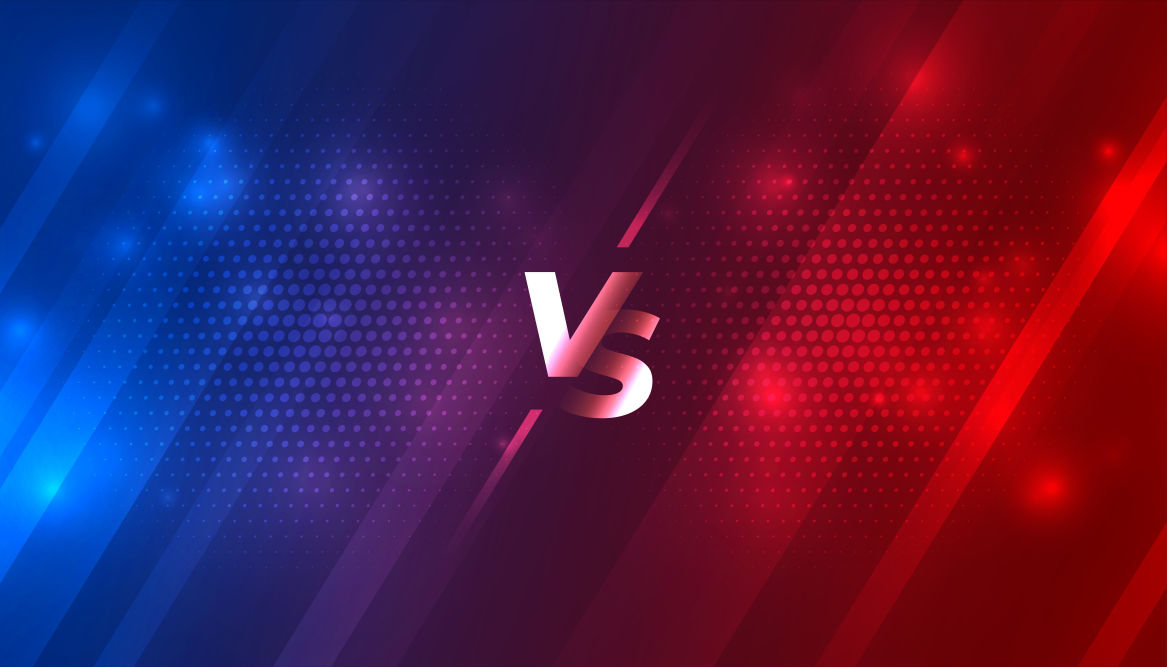
#> input picture Duo-battle-game/images/title.jpg, 7001 x 4001 px, given in place of the camera (shown at 1/6 size)
$ python 2_box.py
#> lines starting #> are read from the running program, lines starting #| are printed output that depends on the picture
import cv2
import numpy as np

thresh = 25
max_diff = 5

a, b, c = None, None, None

cap = cv2.VideoCapture(0)
cap.set(cv2.CAP_PROP_FRAME_WIDTH, 480)
cap.set(cv2.CAP_PROP_FRAME_HEIGHT, 320)

if cap.isOpened():
    ret, a = cap.read()
#> a is the input picture: shape (4001, 7001, 3); mean B, G, R 74.9, 27.6, 79.3
    ret, b = cap.read()
    while ret:
        ret, c = cap.read()
        draw = c.copy()
        if not ret:
            break

        a_gray = cv2.cvtColor(a, cv2.COLOR_BGR2GRAY)
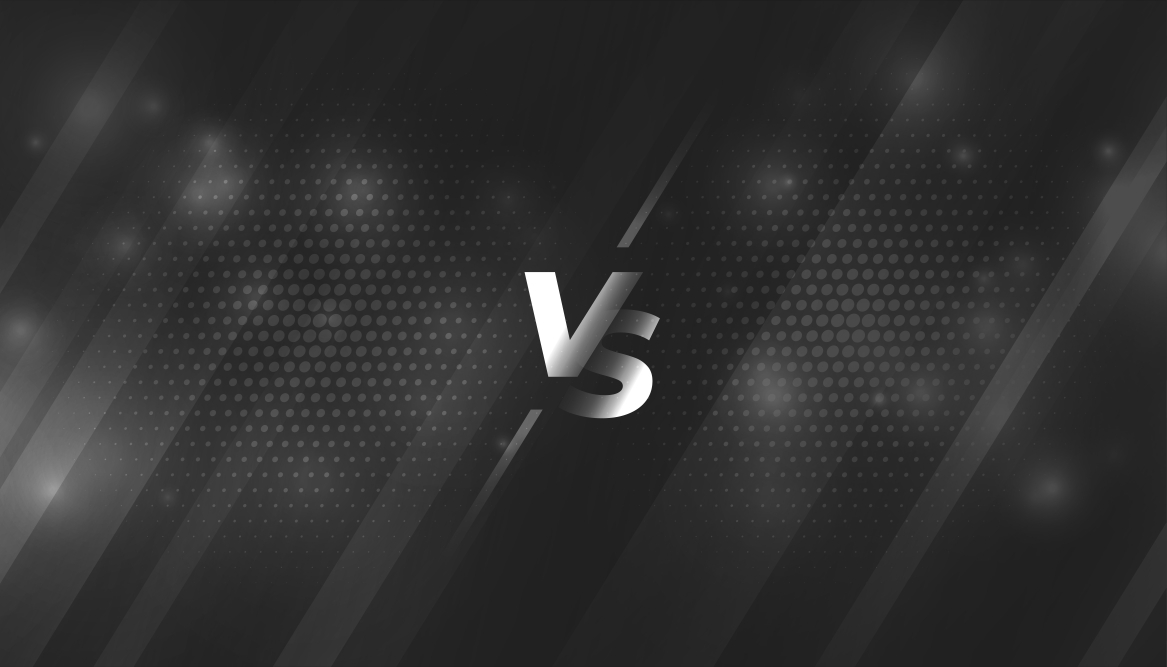
#> a_gray: shape (4001, 7001) (shown at 1/6 size); min 16, max 255, mean 48.4
        b_gray = cv2.cvtColor(b, cv2.COLOR_BGR2GRAY)
        c_gray = cv2.cvtColor(c, cv2.COLOR_BGR2GRAY)

        diff1 = cv2.absdiff(a_gray, b_gray)
#> diff1: shape (4001, 7001); every value is 0
        diff2 = cv2.absdiff(b_gray, c_gray)

        ret, diff1_t = cv2.threshold(diff1, thresh, 255, cv2.THRESH_BINARY)
#> ret = 25
        ret, diff2_t = cv2.threshold(diff2, thresh, 255, cv2.THRESH_BINARY)

        diff = cv2.bitwise_and(diff1_t, diff2_t)

        k = cv2.getStructuringElement(cv2.MORPH_CROSS, (3, 3))
        diff = cv2.morphologyEx(diff, cv2.MORPH_OPEN, k)

        diff_cnt = cv2.countNonZero(diff)
#> diff_cnt = 0
        if diff_cnt > max_diff:
            nzero = np.nonzero(diff)
            cv2.rectangle(draw, (min(nzero[1]), min(nzero[0])),
                          (max(nzero[1]), max(nzero[0])), (0, 255, 0), 2)

            '''
            rectangle: pt1, pt2 기준으로 사각형 프레임을 만들어줌.
            nzero: diff는 카메라 영상과 사이즈가 같으며, a, b프레임의 차이 어레이를 의미함.
            (min(nzero[1]), min(nzero[0]): diff에서 0이 아닌 값 중 행, 열이 가장 작은 포인트
            (max(nzero[1]), max(nzero[0]): diff에서 0이 아닌 값 중 행, 열이 가장 큰 포인트
            (0, 255, 0): 사각형을 그릴 색상 값
            2 : thickness
            '''

            cv2.putText(draw, "Motion detected!!", (10, 30),
                        cv2.FONT_HERSHEY_DUPLEX, 0.5, (0, 0, 255))

        stacked = np.hstack((draw, cv2.cvtColor(diff, cv2.COLOR_GRAY2BGR)))
        cv2.imshow('motion', stacked)

        a = b
        b = c

        if cv2.waitKey(1) & 0xFF == 27:
#> (key Esc is pressed here)
            break
